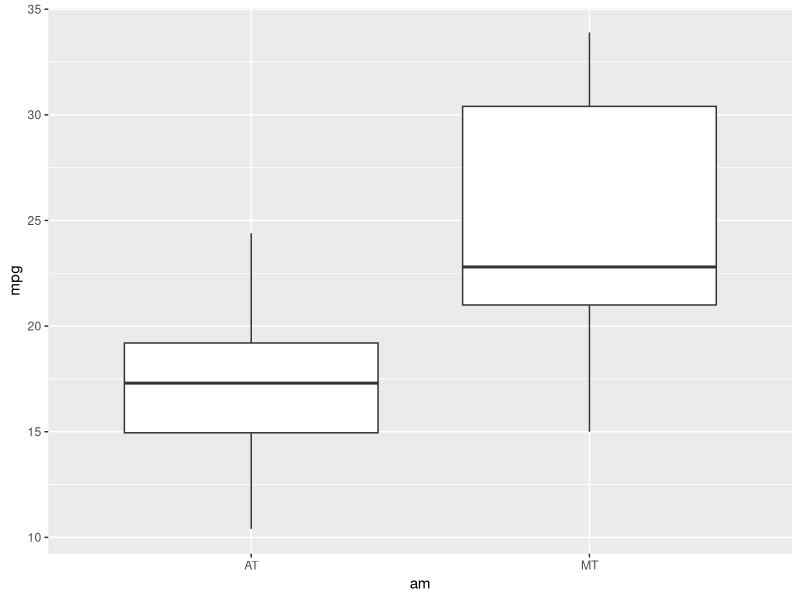
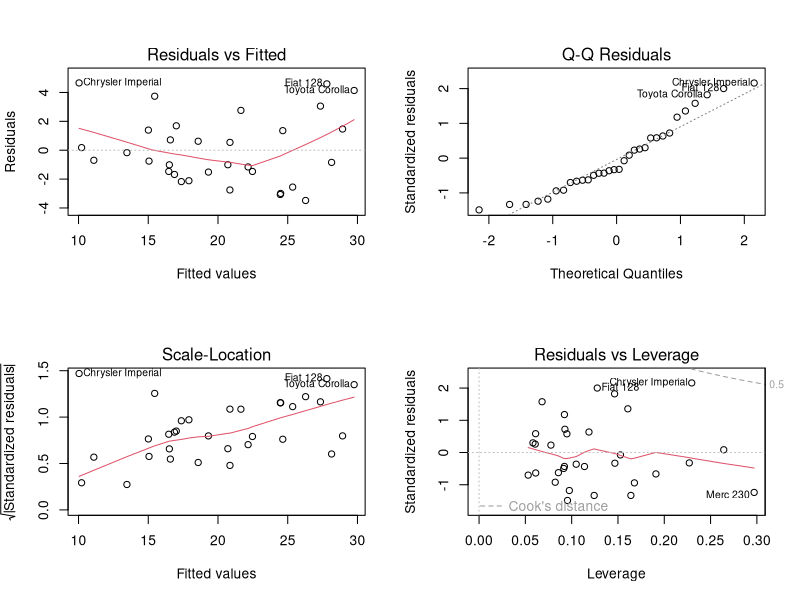

These figures' R source, in order:
## ---- chunk 1
knitr::opts_chunk$set(echo = TRUE)
## ---- chunk 2
library(ggplot2)
library(magrittr)
library(tidyverse)
## ---- chunk 3
head(mtcars)

mtcars$am %<>% as.factor()
levels(mtcars$am)=c("AT","MT")

mtcars %>%
  group_by(am) %>%
  summarise(avgmpg = mean(mpg))

mtcars %>%
  ggplot(aes(am,mpg)) + 
  geom_boxplot()
## ---- chunk 4
fit1 <- lm(mpg ~ factor(am), data = mtcars)
summary(fit1)
## ---- chunk 5
fit2 <- step(lm(mpg~.,mtcars))
## ---- chunk 6
summary(fit2)
## ---- chunk 7
par(mfrow = c(2,2))
plot(fit2)
